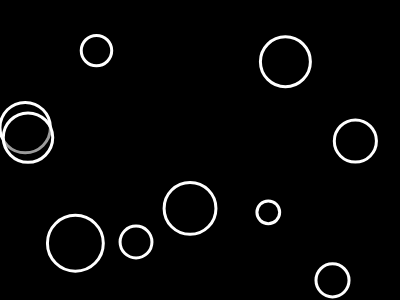
Frame 1 (no input)
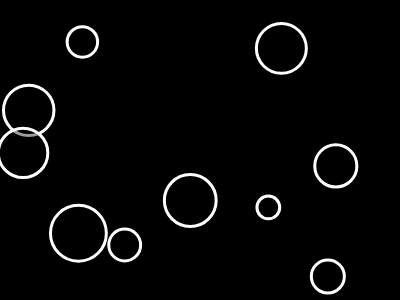
Frame 60 (no input)
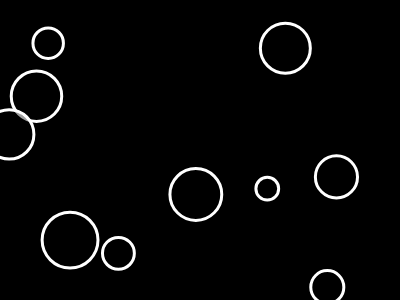
Frame 120 (the mouse pressed at the canvas centre since frame 60)

The p5.js sketch that drew these frames (run headless with seeded random() and noise() and a simulated clock; from frame 60 on, the mouse is pressed at the canvas centre):

// p5.js sketch
// ── sketch.js
// Global Variables
let width=400, height=300; // Canvas
let bubble_total = 10;
let bubble_arr = [];

// User-Defined Classes
class Bubble {
  constructor(_x, _y, _radius) {
    // Attributes
    this.x = _x;
    this.y = _y;
    this.radius = _radius;
    this.color = 0; // Grayscale color
  }
  // Methods
  contains(_x, _y) { // Checks for coords within instance
    let d = dist(_x,_y, this.x, this.y); // Calculating distance to center
    return d <= this.radius // True: contains; False: otherwise
  }

  change_color(mx, my) {
    if (this.contains(mx, my)) {
      this.color = 255;
    } else {
      this.color = 0;
    }
  }

  move() { // Random move
    this.x += random(-3, 3);
    this.y += random(-3, 3);
  }

  show() { // Draws Bubble instance
    stroke(255);
    strokeWeight(3);
    fill(this.color, 100);
    ellipse(this.x, this.y, this.radius*2);
  }
}

// User-Defined Functions
function mousePressed() {
  for (let i = bubble_arr.length-1; i >= 0; i--) { // Looping backwards since we'll delete items and we don't want to skip anybody
    if (bubble_arr[i].contains(mouseX, mouseY)) {
      bubble_arr.splice(i, 1);
    }
  }
}

// p5 Main
function setup() {
  createCanvas(width, height); // Creating the canvas
  // Populating bubbles
  for (let i=0; i < bubble_total; i++) { 
    let _x = random(width);
    let _y = random(height);
    let _r = random(10,30);
    let _bubble = new Bubble(_x, _y, _r)
    bubble_arr.push(_bubble)
  }
}

function draw() {
  background(0); // Grayscale black
  // Main
  for (let i=0; i < bubble_arr.length; i++) {
    bubble_arr[i].move(); // Move bubble
    bubble_arr[i].show(); // Drawing ball
    bubble_arr[i].change_color(mouseX, mouseY); // Change color
  }
}
